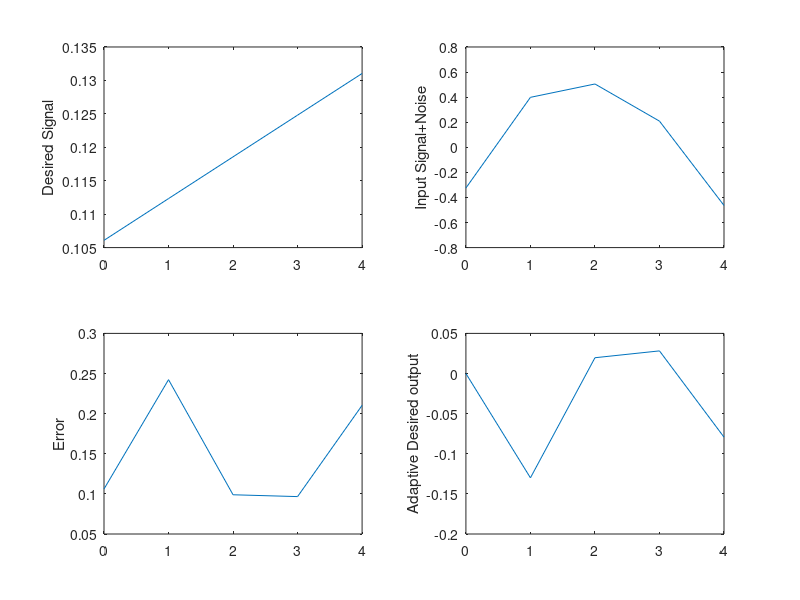

The MATLAB script that drew this image:
%Implementaion of Simplified RLS Filter
%
%PLease Read the README.pdf file before running this file
%
%
%Author: Onkar 
%
%
%
%The following code is used to just implement the filter but the main use of the
%code is that it is further used to draw the directed graph by using the
%dependencies in this code.
%
%
%
%
%
%
%
clc
close all
clear all

%
%First, we accept the length of input sequence and store it in N
%
N=input('length of input sequence N = ');
%we decide the time or the nu,ber of times to run the loop as 0 to N-1 from 
t=[0:N-1];
ita=10^4;

%Array of 1's
I=ones(1,N);
R=ita*I;
w0=0.001;  phi=0.1;
%%Initialisations and Filter Equations
%  x - input signal
%  d - desired signal
%  e - error signal
%  yd - desired output

d=sin(2*pi*[1:N]*w0+phi);
x=d+randn(1,N)*0.5;%%This is where we add noise to input signal
w=zeros(1,N); 
%
%Computations for Implementation of RLS filter
%
for i=1:N
   y(i) = w(i)' * x(i);
   e(i) = d(i) - y(i);
   z(i) = R(i) * x(i);
   q = x(i)' * z(i);
   v = 1/(1+q);
   zz(i) = v * z(i);
   w(i+1) = w(i) + e(i)*zz(i);
   R(i+1) = R(i) - zz(i)*z(i);
end
%
%
%yd gives the desired output.
%
for i=1:N
yd(i) = sum(w(i)' * x(i));  
end
subplot(221),plot(t,d),ylabel('Desired Signal'),
subplot(222),plot(t,x),ylabel('Input Signal+Noise'),
subplot(223),plot(t,e),ylabel('Error'),
subplot(224),plot(t,yd),ylabel('Adaptive Desired output');